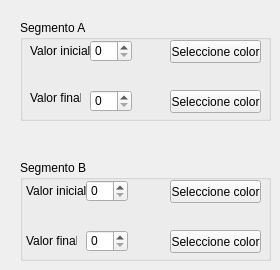
     <widget class="QWidget" name="page_2">
      <widget class="QGroupBox" name="groupBox">
       <property name="geometry">
        <rect>
         <x>20</x>
         <y>20</y>
         <width>251</width>
         <height>101</height>
        </rect>
       </property>
       <property name="title">
        <string>Segmento A</string>
       </property>
       <widget class="QLabel" name="label_3">
        <property name="geometry">
         <rect>
          <x>10</x>
          <y>20</y>
          <width>60</width>
          <height>21</height>
         </rect>
        </property>
        <property name="text">
         <string>Valor inicial:</string>
        </property>
       </widget>
       <widget class="QSpinBox" name="sbxa2">
        <property name="geometry">
         <rect>
          <x>70</x>
          <y>20</y>
          <width>42</width>
          <height>22</height>
         </rect>
        </property>
        <property name="maximum">
         <number>4096</number>
        </property>
       </widget>
       <widget class="QLabel" name="label_4">
        <property name="geometry">
         <rect>
          <x>10</x>
          <y>70</y>
          <width>51</width>
          <height>16</height>
         </rect>
        </property>
        <property name="text">
         <string>Valor final:</string>
        </property>
       </widget>
       <widget class="QSpinBox" name="sbya2">
        <property name="geometry">
         <rect>
          <x>70</x>
          <y>70</y>
          <width>42</width>
          <height>22</height>
         </rect>
        </property>
        <property name="maximum">
         <number>4096</number>
        </property>
       </widget>
       <widget class="QLabel" name="lcolora2">
        <property name="geometry">
         <rect>
          <x>120</x>
          <y>20</y>
          <width>21</width>
          <height>21</height>
         </rect>
        </property>
        <property name="text">
         <string/>
        </property>
       </widget>
       <widget class="QLabel" name="lcolorb2">
        <property name="geometry">
         <rect>
          <x>120</x>
          <y>70</y>
          <width>21</width>
          <height>21</height>
         </rect>
        </property>
        <property name="text">
         <string/>
        </property>
       </widget>
       <widget class="QPushButton" name="pbColorDialogxa">
        <property name="geometry">
         <rect>
          <x>150</x>
          <y>20</y>
          <width>91</width>
          <height>23</height>
         </rect>
        </property>
        <property name="text">
         <string>Seleccione color</string>
        </property>
       </widget>
       <widget class="QPushButton" name="pbColorDialogya">
        <property name="geometry">
         <rect>
          <x>150</x>
          <y>70</y>
          <width>91</width>
          <height>23</height>
         </rect>
        </property>
        <property name="text">
         <string>Seleccione color</string>
        </property>
       </widget>
      </widget>
      <widget class="QGroupBox" name="groupBox_2">
       <property name="geometry">
        <rect>
         <x>20</x>
         <y>160</y>
         <width>251</width>
         <height>101</height>
        </rect>
       </property>
       <property name="title">
        <string>Segmento B</string>
       </property>
       <widget class="QLabel" name="label_7">
        <property name="geometry">
         <rect>
          <x>6</x>
          <y>20</y>
          <width>61</width>
          <height>21</height>
         </rect>
        </property>
        <property name="text">
         <string>Valor inicial:</string>
        </property>
       </widget>
       <widget class="QSpinBox" name="sbxb2">
        <property name="geometry">
         <rect>
          <x>66</x>
          <y>20</y>
          <width>42</width>
          <height>22</height>
         </rect>
        </property>
        <property name="maximum">
         <number>4096</number>
        </property>
       </widget>
       <widget class="QLabel" name="lcolorc2">
        <property name="geometry">
         <rect>
          <x>120</x>
          <y>20</y>
          <width>21</width>
          <height>21</height>
         </rect>
        </property>
        <property name="text">
         <string/>
        </property>
       </widget>
       <widget class="QPushButton" name="pbColorDialogxb">
        <property name="geometry">
         <rect>
          <x>150</x>
          <y>20</y>
          <width>91</width>
          <height>23</height>
         </rect>
        </property>
        <property name="text">
         <string>Seleccione color</string>
        </property>
       </widget>
       <widget class="QLabel" name="label_8">
        <property name="geometry">
         <rect>
          <x>6</x>
          <y>70</y>
          <width>51</width>
          <height>21</height>
         </rect>
        </property>
        <property name="text">
         <string>Valor final:</string>
        </property>
       </widget>
       <widget class="QSpinBox" name="sbyb2">
        <property name="geometry">
         <rect>
          <x>66</x>
          <y>70</y>
          <width>42</width>
          <height>22</height>
         </rect>
        </property>
        <property name="maximum">
         <number>4096</number>
        </property>
       </widget>
       <widget class="QLabel" name="lcolord2">
        <property name="geometry">
         <rect>
          <x>120</x>
          <y>70</y>
          <width>21</width>
          <height>21</height>
         </rect>
        </property>
        <property name="text">
         <string/>
        </property>
       </widget>
       <widget class="QPushButton" name="pbColorDialogyb">
        <property name="geometry">
         <rect>
          <x>150</x>
          <y>70</y>
          <width>91</width>
          <height>23</height>
         </rect>
        </property>
        <property name="text">
         <string>Seleccione color</string>
        </property>
       </widget>
      </widget>
     </widget>
